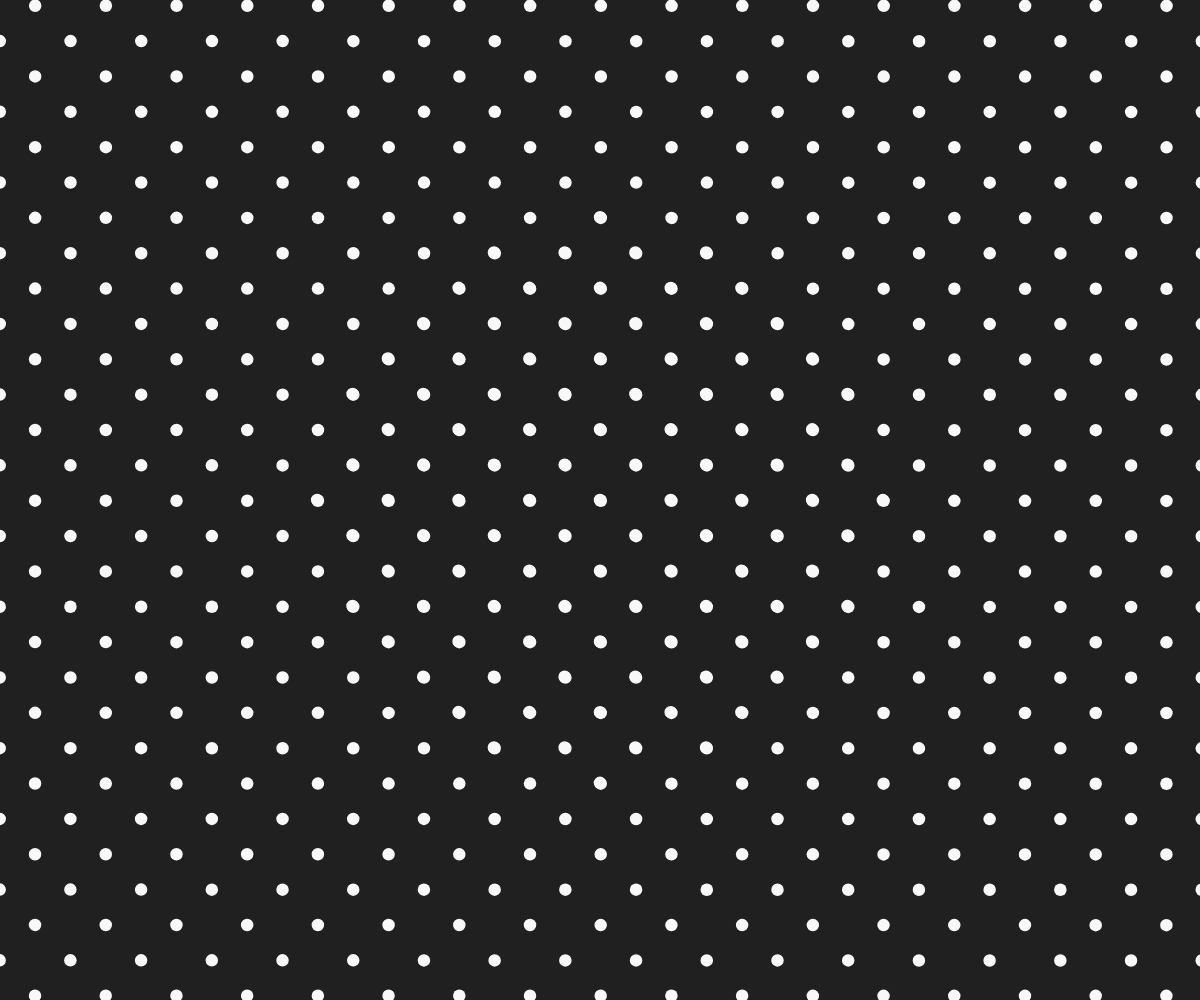
Frame 1 (no input)
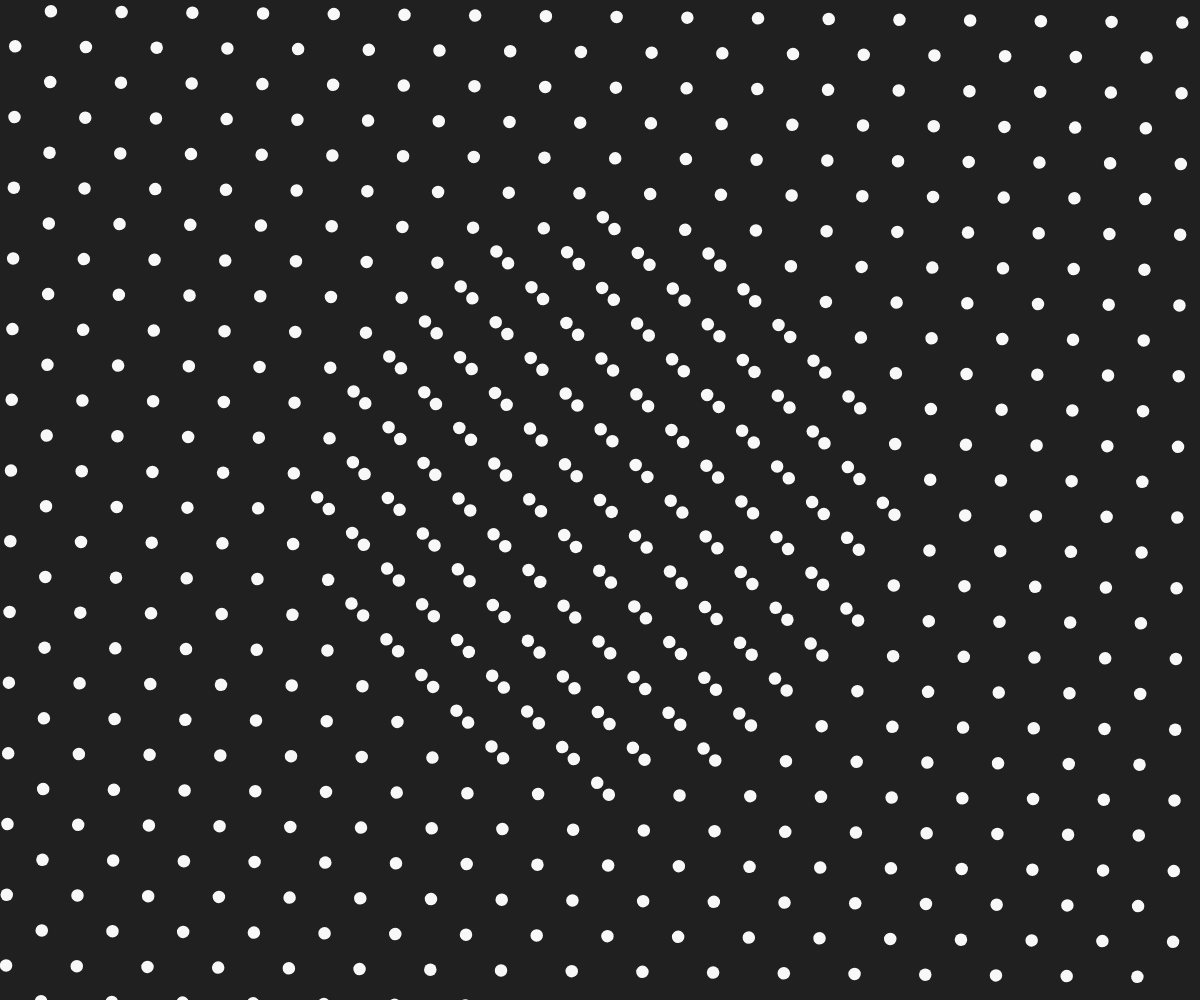
Frame 60 (no input)
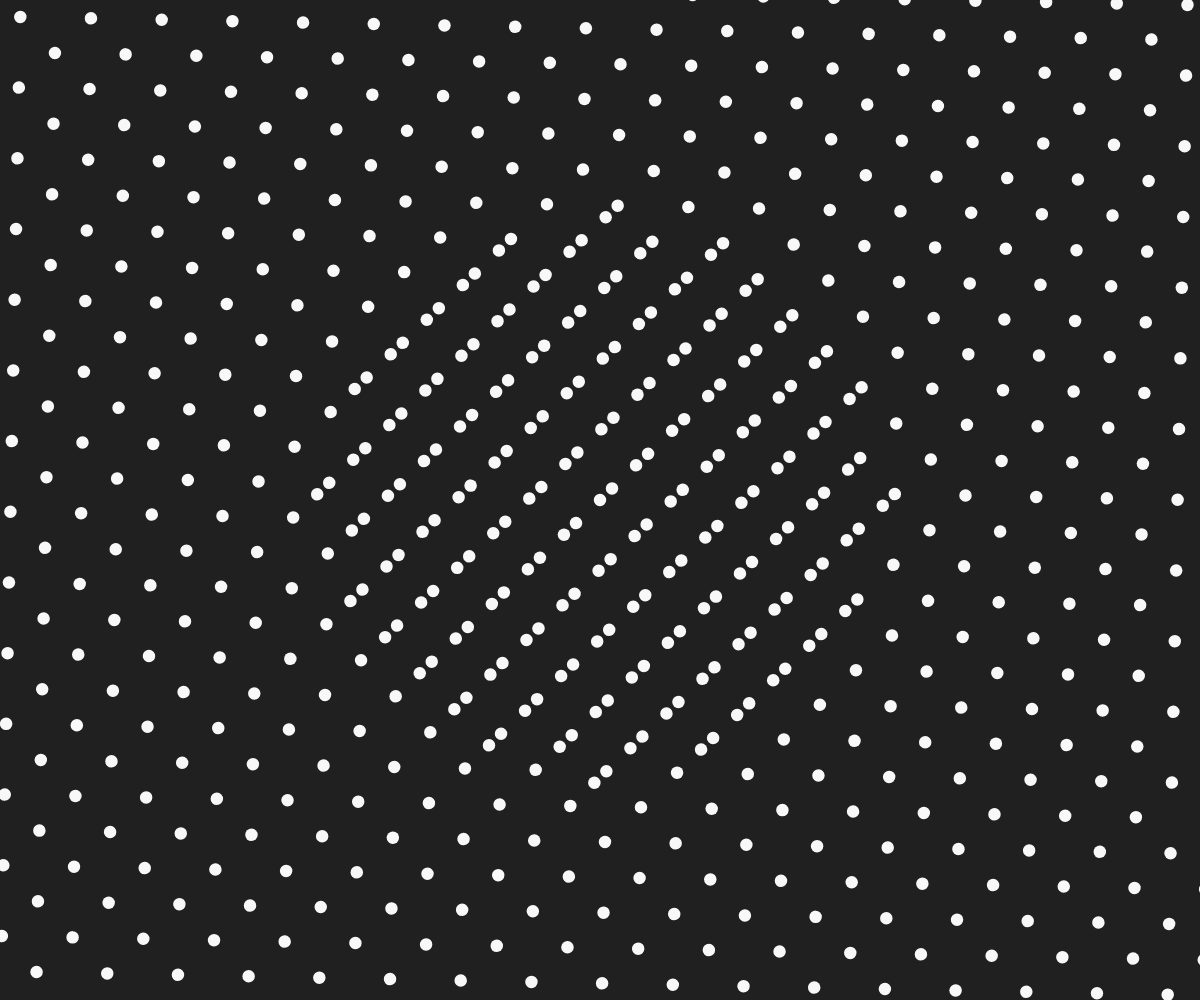
Frame 120 (the mouse pressed at the canvas centre since frame 60)

The p5.js sketch that drew these frames (run headless with seeded random() and noise() and a simulated clock; from frame 60 on, the mouse is pressed at the canvas centre):

// p5.js sketch
// ── sketch.js
function setup() {
  createCanvas(windowWidth, windowHeight)
}

function draw() {
  clear()
  noStroke()
  background(32)
  fill(248)
  let [w,h] = [windowWidth, windowHeight]
  let r = (h>w?w:h) / 40
  let n = (h>w?w:h) / r / 2
  let t = (millis()/1500.0)%4
  let [xt,yt] = {"0": [1,0], "1": [0,1], "2": [-1,0], "3": [0,-1]}[t|0]
  translate(w/2, h/2)
  rotate(PI/4 + millis()/100000)
  for(let x=-n/2; x<=n/2; x++) {
    for(let y=-n/2; y<=n/2; y++) {
      if(sqrt(x*x+y*y)<n/3.5) {
        circle(2*r*x, 2*r*y, r/2)
      }
    }
  }
  translate(4*r*xt*(t%1), 4*r*yt*(t%1))
  for(let x=-n; x<=n; x++) {
    for(let y=-n; y<=n; y++) {
      circle(2*r*x, 2*r*y, r/2)
    }
  }
}


function windowResized() {
  resizeCanvas(windowWidth, windowHeight)
}

if(window.DeviceOrientationEvent) {
  window.addEventListener("orientationchange", windowResized, false)
}

// ── style.css
*{margin:0; padding:0; overflow:hidden;}
